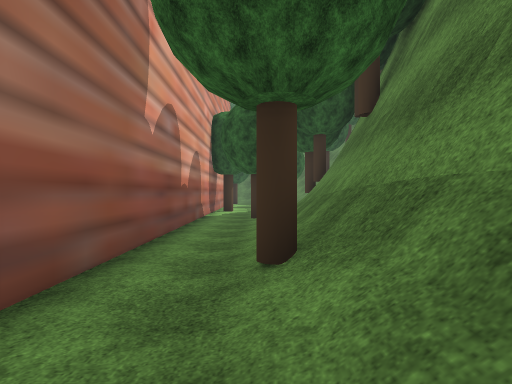
view 1 (above)

22 first-person views from a walk through a 3-D level made in the Unity game engine. The camera is 1.3 m above the floor, looks level and sees 75° across. The floor is counted in squares, 2 m on a side. Each view is taken from the middle of a square. On the plan, view 1 faces up. The plan holds only what a view shows up to about 10 squares ahead; the rest is blank. The place goes on beyond the plan. Some trees and plants on the terrain are drawn as simple stand-ins. Some surface patterns are stand-ins.

view 2
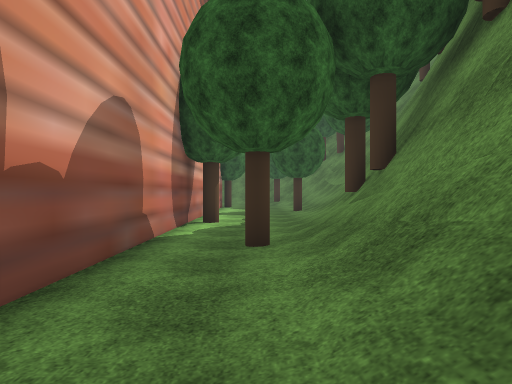

view 3
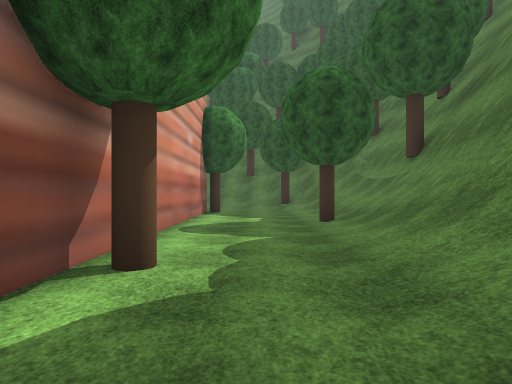

view 4
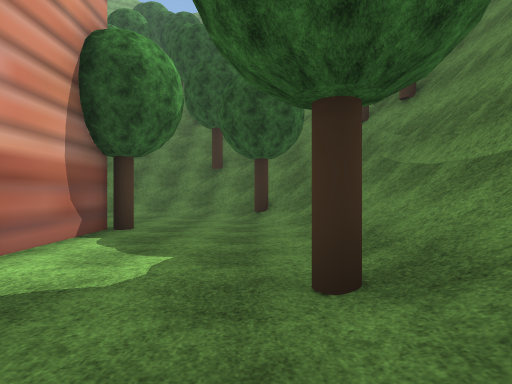

view 5
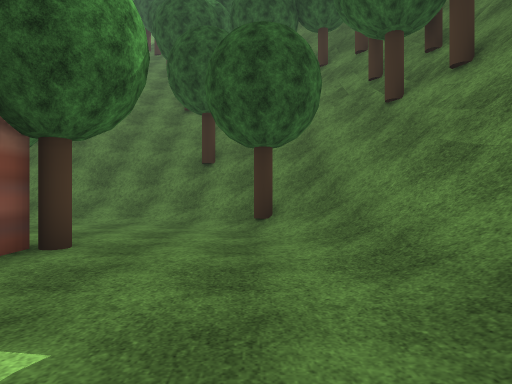

view 6
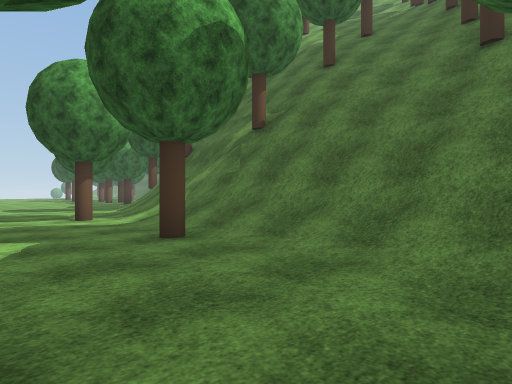

view 7
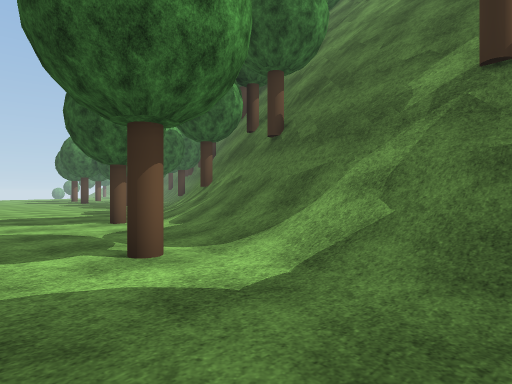

view 8
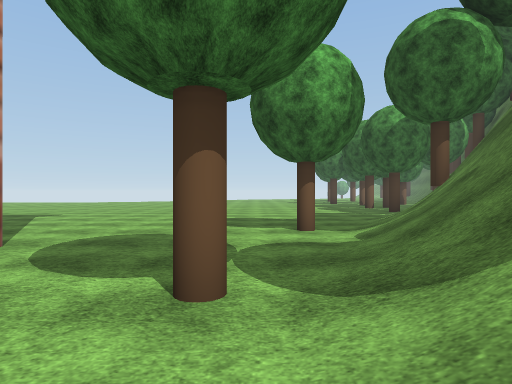

view 9
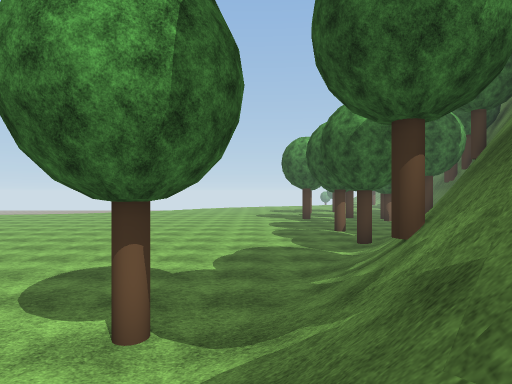

view 10
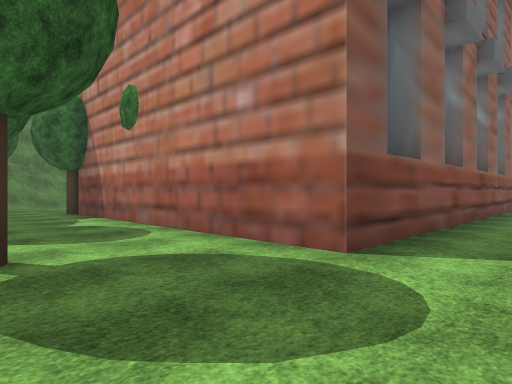

view 11
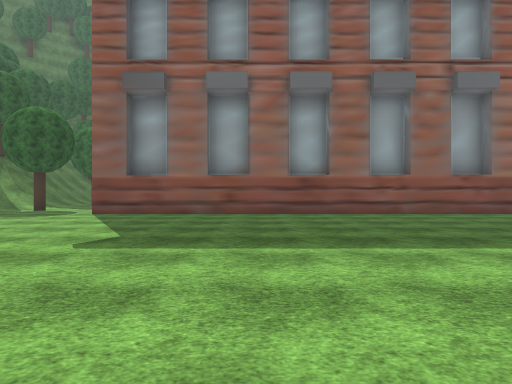

view 12
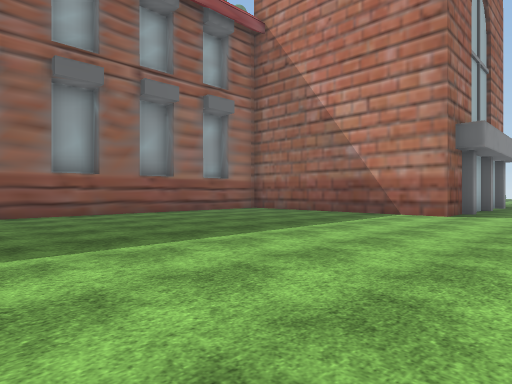

view 13
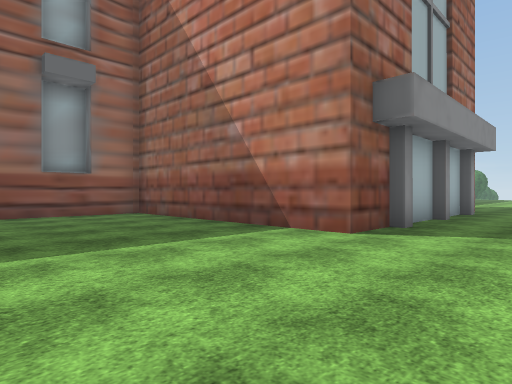

view 14
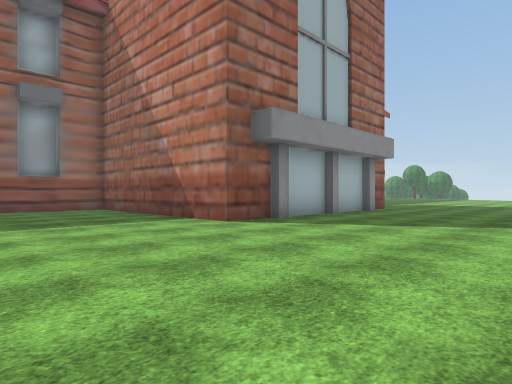

view 15
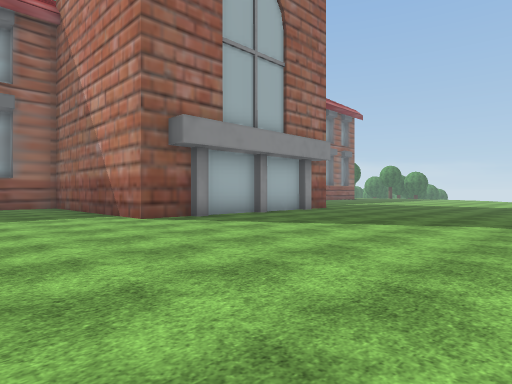

view 16
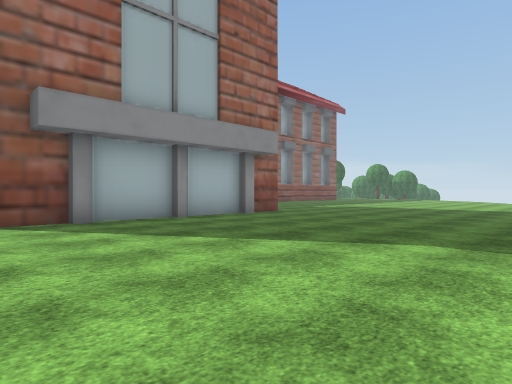

view 17
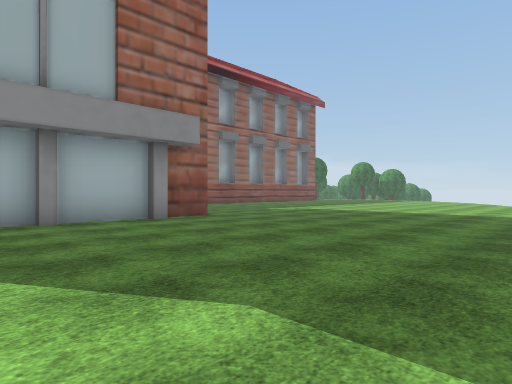

view 18
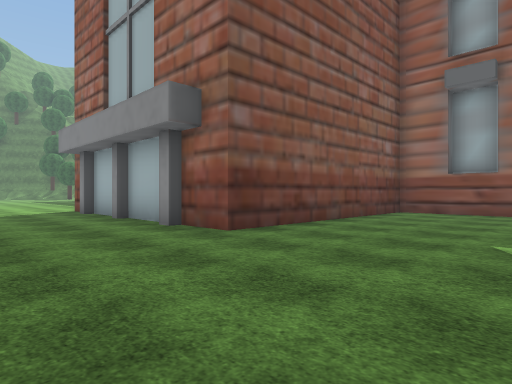

view 19
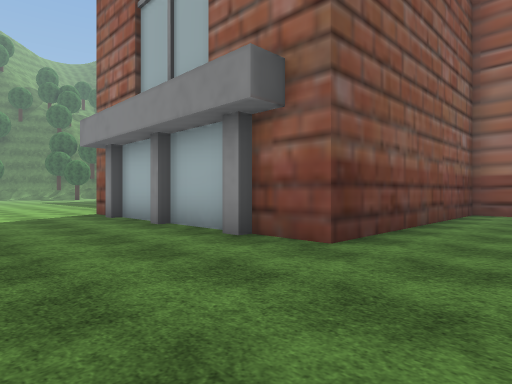

view 20
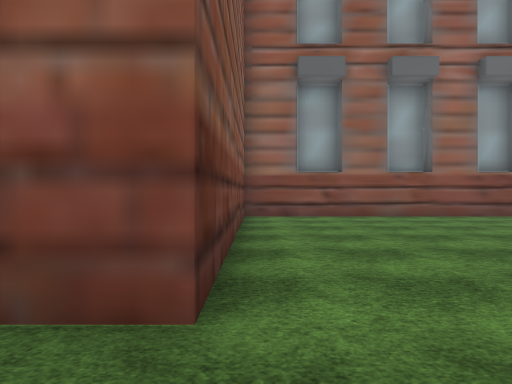

view 21
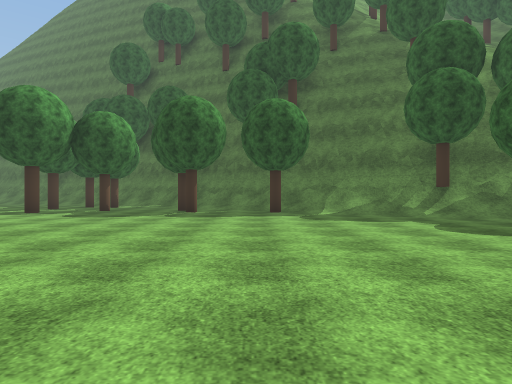

view 22
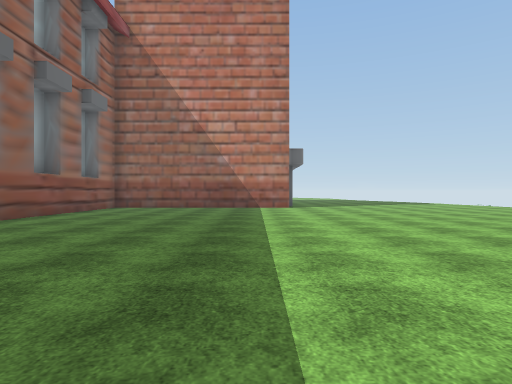

### Floor plan
Key: @ floor where view 1 was taken; # wall or solid block; . main floor; : floor 5 m higher than the main floor; / step, stairs or slope; = window, fence, low wall or low ledge; T tree.
Columns run from 25 left of view 1 to 4 right of it. Each row starts with its distance up from view 1.
 28 T........///T####////////
 27 ...........///#####T//////  =#
 26  ............////==//////T/ =#
 25   ...........T.//////////////T
 24   ...............T///T///////T
 23    ....................../T//:
 22     ......................///#
 21     ...........#########T..//#
 20      ..........#       #...//#
 19       .........#       #...//#
 18        ........#       #...//#
 17       .........#       #...T=#
 16      ..........#       #.../##
 15      ..........#       #.../##
 14      ..........#       #..//#
 13     ...........#       #T.//#
 12     ...........#       #..//
 11    ............#       #../T
 10   .............#       #../T
  9 ...............#       #.T/#
  8 ...............#       #.//#
  7 ...............#       #./##
  6 ...............#       #./##
  5 ........########       #./##
  4 ........#              #./##
  3 ........#              #.T##
  2 ........#              #./##
  1 ........#               ./
  0 ........#                @
 -1 ........#
 -2  .......########
 -3  ..............#
 -4  ..............#
 -5  ..............#
 -6  ..............#
 -7  ........  ....#

Where each view was taken, in squares from view 1:
view 1: 0 up, 0 right, facing up
view 2: 5 up, 0 right, facing up
view 3: 10 up, 0 right, facing up
view 4: 15 up, 1 right, facing up
view 5: 17 up, 1 right, facing up
view 6: 21 up, 0 right, facing up-left
view 7: 22 up, 5 left, facing up-left
view 8: 24 up, 6 left, facing left
view 9: 26 up, 9 left, facing left
view 10: 24 up, 12 left, facing down-right
view 11: 16 up, 20 left, facing right
view 12: 15 up, 20 left, facing down-right
view 13: 10 up, 20 left, facing down-right
view 14: 10 up, 23 left, facing down-right
view 15: 9 up, 25 left, facing down-right
view 16: 6 up, 25 left, facing down-right
view 17: 3 up, 25 left, facing down-right
view 18: 7 down, 21 left, facing up-right
view 19: 5 down, 21 left, facing up-right
view 20: 3 down, 19 left, facing right
view 21: 18 up, 18 left, facing up
view 22: 19 up, 16 left, facing down
